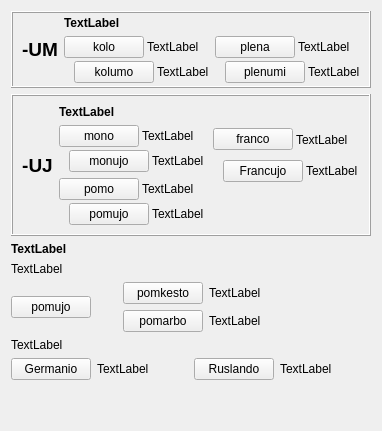
     <widget class="QWidget" name="tab_5">
      <attribute name="icon">
       <iconset resource="ikonoj.qrc">
        <normaloff>:/ikonoj/leciono.png</normaloff>:/ikonoj/leciono.png</iconset>
      </attribute>
      <attribute name="title">
       <string>5</string>
      </attribute>
      <layout class="QVBoxLayout" name="verticalLayout_31">
       <item>
        <widget class="QFrame" name="frame_35">
         <property name="frameShape">
          <enum>QFrame::Box</enum>
         </property>
         <property name="frameShadow">
          <enum>QFrame::Raised</enum>
         </property>
         <layout class="QHBoxLayout" name="horizontalLayout_55">
          <property name="topMargin">
           <number>3</number>
          </property>
          <property name="bottomMargin">
           <number>3</number>
          </property>
          <item>
           <widget class="QLabel" name="label_301">
            <property name="sizePolicy">
             <sizepolicy hsizetype="Maximum" vsizetype="Preferred">
              <horstretch>0</horstretch>
              <verstretch>0</verstretch>
             </sizepolicy>
            </property>
            <property name="styleSheet">
             <string notr="true">font-size: 14pt;
font-weight: bold;</string>
            </property>
            <property name="text">
             <string>-UM</string>
            </property>
            <property name="alignment">
             <set>Qt::AlignCenter</set>
            </property>
            <property name="lingvo" stdset="0">
             <string>eo</string>
            </property>
           </widget>
          </item>
          <item>
           <layout class="QVBoxLayout" name="verticalLayout_408">
            <item>
             <widget class="QLabel" name="Lec09_Label709">
              <property name="sizePolicy">
               <sizepolicy hsizetype="Preferred" vsizetype="Maximum">
                <horstretch>0</horstretch>
                <verstretch>0</verstretch>
               </sizepolicy>
              </property>
              <property name="styleSheet">
               <string notr="true">font-weight: bold;</string>
              </property>
              <property name="text">
               <string>TextLabel</string>
              </property>
              <property name="wordWrap">
               <bool>true</bool>
              </property>
             </widget>
            </item>
            <item>
             <layout class="QHBoxLayout" name="horizontalLayout_660">
              <item>
               <layout class="QVBoxLayout" name="verticalLayout_409">
                <property name="spacing">
                 <number>3</number>
                </property>
                <item>
                 <layout class="QHBoxLayout" name="horizontalLayout_661" stretch="3,1">
                  <item>
                   <widget class="neklakebla" name="Lec09_Button668">
                    <property name="sizePolicy">
                     <sizepolicy hsizetype="Maximum" vsizetype="Fixed">
                      <horstretch>0</horstretch>
                      <verstretch>0</verstretch>
                     </sizepolicy>
                    </property>
                    <property name="text">
                     <string>kolo</string>
                    </property>
                   </widget>
                  </item>
                  <item>
                   <widget class="QLabel" name="Lec09_Label710">
                    <property name="text">
                     <string>TextLabel</string>
                    </property>
                    <property name="wordWrap">
                     <bool>true</bool>
                    </property>
                   </widget>
                  </item>
                 </layout>
                </item>
                <item>
                 <layout class="QHBoxLayout" name="horizontalLayout_662" stretch="0,3,1">
                  <item>
                   <widget class="label_sago_reversa" name="label_412">
                    <property name="sizePolicy">
                     <sizepolicy hsizetype="Maximum" vsizetype="Preferred">
                      <horstretch>0</horstretch>
                      <verstretch>0</verstretch>
                     </sizepolicy>
                    </property>
                    <property name="text">
                     <string/>
                    </property>
                    <property name="pixmap">
                     <pixmap resource="ikonoj.qrc">:/ikonoj/sago_revena.png</pixmap>
                    </property>
                   </widget>
                  </item>
                  <item>
                   <widget class="neklakebla" name="Lec09_Button669">
                    <property name="sizePolicy">
                     <sizepolicy hsizetype="Maximum" vsizetype="Fixed">
                      <horstretch>0</horstretch>
                      <verstretch>0</verstretch>
                     </sizepolicy>
                    </property>
                    <property name="text">
                     <string>kolumo</string>
                    </property>
                   </widget>
                  </item>
                  <item>
                   <widget class="QLabel" name="Lec09_Label711">
                    <property name="text">
                     <string>TextLabel</string>
                    </property>
                    <property name="wordWrap">
                     <bool>true</bool>
                    </property>
                   </widget>
                  </item>
                 </layout>
                </item>
               </layout>
              </item>
              <item>
               <layout class="QVBoxLayout" name="verticalLayout_410">
                <property name="spacing">
                 <number>3</number>
                </property>
                <item>
                 <layout class="QHBoxLayout" name="horizontalLayout_663" stretch="3,1">
                  <item>
                   <widget class="neklakebla" name="Lec09_Button69">
                    <property name="sizePolicy">
                     <sizepolicy hsizetype="Maximum" vsizetype="Fixed">
                      <horstretch>0</horstretch>
                      <verstretch>0</verstretch>
                     </sizepolicy>
                    </property>
                    <property name="text">
                     <string>plena</string>
                    </property>
                   </widget>
                  </item>
                  <item>
                   <widget class="QLabel" name="Lec09_Label70">
                    <property name="text">
                     <string>TextLabel</string>
                    </property>
                    <property name="wordWrap">
                     <bool>true</bool>
                    </property>
                   </widget>
                  </item>
                 </layout>
                </item>
                <item>
                 <layout class="QHBoxLayout" name="horizontalLayout_664" stretch="0,3,1">
                  <item>
                   <widget class="label_sago_reversa" name="label_413">
                    <property name="sizePolicy">
                     <sizepolicy hsizetype="Maximum" vsizetype="Preferred">
                      <horstretch>0</horstretch>
                      <verstretch>0</verstretch>
                     </sizepolicy>
                    </property>
                    <property name="text">
                     <string/>
                    </property>
                    <property name="pixmap">
                     <pixmap resource="ikonoj.qrc">:/ikonoj/sago_revena.png</pixmap>
                    </property>
                   </widget>
                  </item>
                  <item>
                   <widget class="neklakebla" name="Lec09_Button70">
                    <property name="sizePolicy">
                     <sizepolicy hsizetype="Maximum" vsizetype="Fixed">
                      <horstretch>0</horstretch>
                      <verstretch>0</verstretch>
                     </sizepolicy>
                    </property>
                    <property name="text">
                     <string>plenumi</string>
                    </property>
                   </widget>
                  </item>
                  <item>
                   <widget class="QLabel" name="Lec09_Label71">
                    <property name="text">
                     <string>TextLabel</string>
                    </property>
                    <property name="wordWrap">
                     <bool>true</bool>
                    </property>
                   </widget>
                  </item>
                 </layout>
                </item>
               </layout>
              </item>
             </layout>
            </item>
           </layout>
          </item>
         </layout>
        </widget>
       </item>
       <item>
        <widget class="QFrame" name="frame_34">
         <property name="frameShape">
          <enum>QFrame::Box</enum>
         </property>
         <property name="frameShadow">
          <enum>QFrame::Raised</enum>
         </property>
         <layout class="QHBoxLayout" name="horizontalLayout_7">
          <item>
           <widget class="QLabel" name="label_323">
            <property name="sizePolicy">
             <sizepolicy hsizetype="Maximum" vsizetype="Preferred">
              <horstretch>0</horstretch>
              <verstretch>0</verstretch>
             </sizepolicy>
            </property>
            <property name="styleSheet">
             <string notr="true">font-size: 14pt;
font-weight: bold;</string>
            </property>
            <property name="text">
             <string>-UJ</string>
            </property>
            <property name="alignment">
             <set>Qt::AlignCenter</set>
            </property>
            <property name="lingvo" stdset="0">
             <string>eo</string>
            </property>
           </widget>
          </item>
          <item>
           <layout class="QVBoxLayout" name="verticalLayout_397">
            <item>
             <widget class="QLabel" name="Lec09_Label712">
              <property name="sizePolicy">
               <sizepolicy hsizetype="Preferred" vsizetype="Maximum">
                <horstretch>0</horstretch>
                <verstretch>0</verstretch>
               </sizepolicy>
              </property>
              <property name="styleSheet">
               <string notr="true">font-weight: bold;</string>
              </property>
              <property name="text">
               <string>TextLabel</string>
              </property>
              <property name="wordWrap">
               <bool>true</bool>
              </property>
             </widget>
            </item>
            <item>
             <layout class="QHBoxLayout" name="horizontalLayout_549">
              <item>
               <layout class="QVBoxLayout" name="verticalLayout_401">
                <item>
                 <layout class="QVBoxLayout" name="verticalLayout_404">
                  <property name="spacing">
                   <number>3</number>
                  </property>
                  <item>
                   <layout class="QHBoxLayout" name="horizontalLayout_654" stretch="3,1">
                    <item>
                     <widget class="neklakebla" name="Lec09_Button670">
                      <property name="sizePolicy">
                       <sizepolicy hsizetype="Maximum" vsizetype="Fixed">
                        <horstretch>0</horstretch>
                        <verstretch>0</verstretch>
                       </sizepolicy>
                      </property>
                      <property name="text">
                       <string>mono</string>
                      </property>
                     </widget>
                    </item>
                    <item>
                     <widget class="QLabel" name="Lec09_Label713">
                      <property name="text">
                       <string>TextLabel</string>
                      </property>
                      <property name="wordWrap">
                       <bool>true</bool>
                      </property>
                     </widget>
                    </item>
                   </layout>
                  </item>
                  <item>
                   <layout class="QHBoxLayout" name="horizontalLayout_655" stretch="0,3,1">
                    <item>
                     <widget class="label_sago_reversa" name="label_409">
                      <property name="sizePolicy">
                       <sizepolicy hsizetype="Maximum" vsizetype="Preferred">
                        <horstretch>0</horstretch>
                        <verstretch>0</verstretch>
                       </sizepolicy>
                      </property>
                      <property name="text">
                       <string/>
                      </property>
                      <property name="pixmap">
                       <pixmap resource="ikonoj.qrc">:/ikonoj/sago_revena.png</pixmap>
                      </property>
                     </widget>
                    </item>
                    <item>
                     <widget class="neklakebla" name="Lec09_Button671">
                      <property name="sizePolicy">
                       <sizepolicy hsizetype="Maximum" vsizetype="Fixed">
                        <horstretch>0</horstretch>
                        <verstretch>0</verstretch>
                       </sizepolicy>
                      </property>
                      <property name="text">
                       <string>monujo</string>
                      </property>
                     </widget>
                    </item>
                    <item>
                     <widget class="QLabel" name="Lec09_Label714">
                      <property name="text">
                       <string>TextLabel</string>
                      </property>
                      <property name="wordWrap">
                       <bool>true</bool>
                      </property>
                     </widget>
                    </item>
                   </layout>
                  </item>
                 </layout>
                </item>
                <item>
                 <layout class="QVBoxLayout" name="verticalLayout_405">
                  <property name="spacing">
                   <number>3</number>
                  </property>
                  <item>
                   <layout class="QHBoxLayout" name="horizontalLayout_656" stretch="3,1">
                    <item>
                     <widget class="neklakebla" name="Lec09_Button672">
                      <property name="sizePolicy">
                       <sizepolicy hsizetype="Maximum" vsizetype="Fixed">
                        <horstretch>0</horstretch>
                        <verstretch>0</verstretch>
                       </sizepolicy>
                      </property>
                      <property name="text">
                       <string>pomo</string>
                      </property>
                     </widget>
                    </item>
                    <item>
                     <widget class="QLabel" name="Lec09_Label715">
                      <property name="text">
                       <string>TextLabel</string>
                      </property>
                      <property name="wordWrap">
                       <bool>true</bool>
                      </property>
                     </widget>
                    </item>
                   </layout>
                  </item>
                  <item>
                   <layout class="QHBoxLayout" name="horizontalLayout_657" stretch="0,3,1">
                    <item>
                     <widget class="label_sago_reversa" name="label_410">
                      <property name="sizePolicy">
                       <sizepolicy hsizetype="Maximum" vsizetype="Preferred">
                        <horstretch>0</horstretch>
                        <verstretch>0</verstretch>
                       </sizepolicy>
                      </property>
                      <property name="text">
                       <string/>
                      </property>
                      <property name="pixmap">
                       <pixmap resource="ikonoj.qrc">:/ikonoj/sago_revena.png</pixmap>
                      </property>
                     </widget>
                    </item>
                    <item>
                     <widget class="neklakebla" name="Lec09_Button73">
                      <property name="sizePolicy">
                       <sizepolicy hsizetype="Maximum" vsizetype="Fixed">
                        <horstretch>0</horstretch>
                        <verstretch>0</verstretch>
                       </sizepolicy>
                      </property>
                      <property name="text">
                       <string>pomujo</string>
                      </property>
                     </widget>
                    </item>
                    <item>
                     <widget class="QLabel" name="Lec09_Label74">
                      <property name="text">
                       <string>TextLabel</string>
                      </property>
                      <property name="wordWrap">
                       <bool>true</bool>
                      </property>
                     </widget>
                    </item>
                   </layout>
                  </item>
                 </layout>
                </item>
               </layout>
              </item>
              <item>
               <layout class="QVBoxLayout" name="verticalLayout_406">
                <item>
                 <layout class="QVBoxLayout" name="verticalLayout_407">
                  <property name="spacing">
                   <number>3</number>
                  </property>
                  <item>
                   <layout class="QHBoxLayout" name="horizontalLayout_658" stretch="3,1">
                    <item>
                     <widget class="neklakebla" name="Lec09_Button71">
                      <property name="sizePolicy">
                       <sizepolicy hsizetype="Maximum" vsizetype="Fixed">
                        <horstretch>0</horstretch>
                        <verstretch>0</verstretch>
                       </sizepolicy>
                      </property>
                      <property name="text">
                       <string>franco</string>
                      </property>
                     </widget>
                    </item>
                    <item>
                     <widget class="QLabel" name="Lec09_Label72">
                      <property name="text">
                       <string>TextLabel</string>
                      </property>
                      <property name="wordWrap">
                       <bool>true</bool>
                      </property>
                     </widget>
                    </item>
                   </layout>
                  </item>
                  <item>
                   <layout class="QHBoxLayout" name="horizontalLayout_659" stretch="0,3,1">
                    <item>
                     <widget class="label_sago_reversa" name="label_411">
                      <property name="sizePolicy">
                       <sizepolicy hsizetype="Maximum" vsizetype="Preferred">
                        <horstretch>0</horstretch>
                        <verstretch>0</verstretch>
                       </sizepolicy>
                      </property>
                      <property name="text">
                       <string/>
                      </property>
                      <property name="pixmap">
                       <pixmap resource="ikonoj.qrc">:/ikonoj/sago_revena.png</pixmap>
                      </property>
                     </widget>
                    </item>
                    <item>
                     <widget class="neklakebla" name="Lec09_Button72">
                      <property name="sizePolicy">
                       <sizepolicy hsizetype="Maximum" vsizetype="Fixed">
                        <horstretch>0</horstretch>
                        <verstretch>0</verstretch>
                       </sizepolicy>
                      </property>
                      <property name="text">
                       <string>Francujo</string>
                      </property>
                     </widget>
                    </item>
                    <item>
                     <widget class="QLabel" name="Lec09_Label73">
                      <property name="text">
                       <string>TextLabel</string>
                      </property>
                      <property name="wordWrap">
                       <bool>true</bool>
                      </property>
                     </widget>
                    </item>
                   </layout>
                  </item>
                 </layout>
                </item>
                <item>
                 <spacer name="verticalSpacer_13">
                  <property name="orientation">
                   <enum>Qt::Vertical</enum>
                  </property>
                  <property name="sizeType">
                   <enum>QSizePolicy::Maximum</enum>
                  </property>
                  <property name="sizeHint" stdset="0">
                   <size>
                    <width>20</width>
                    <height>40</height>
                   </size>
                  </property>
                 </spacer>
                </item>
               </layout>
              </item>
             </layout>
            </item>
           </layout>
          </item>
         </layout>
        </widget>
       </item>
       <item>
        <layout class="QVBoxLayout" name="verticalLayout_7">
         <item>
          <widget class="QLabel" name="Lec09_Label75">
           <property name="styleSheet">
            <string notr="true">font-weight: bold;</string>
           </property>
           <property name="text">
            <string>TextLabel</string>
           </property>
          </widget>
         </item>
         <item>
          <widget class="QLabel" name="Lec09_Label716">
           <property name="text">
            <string>TextLabel</string>
           </property>
           <property name="wordWrap">
            <bool>true</bool>
           </property>
          </widget>
         </item>
         <item>
          <layout class="QHBoxLayout" name="horizontalLayout_6">
           <item>
            <widget class="neklakebla" name="Lec09_Button673">
             <property name="sizePolicy">
              <sizepolicy hsizetype="Maximum" vsizetype="Fixed">
               <horstretch>0</horstretch>
               <verstretch>0</verstretch>
              </sizepolicy>
             </property>
             <property name="text">
              <string>pomujo</string>
             </property>
            </widget>
           </item>
           <item>
            <widget class="label_sago" name="label_8">
             <property name="sizePolicy">
              <sizepolicy hsizetype="Maximum" vsizetype="Preferred">
               <horstretch>0</horstretch>
               <verstretch>0</verstretch>
              </sizepolicy>
             </property>
             <property name="text">
              <string/>
             </property>
             <property name="pixmap">
              <pixmap resource="ikonoj.qrc">:/ikonoj/sago_antauen.png</pixmap>
             </property>
            </widget>
           </item>
           <item>
            <layout class="QVBoxLayout" name="verticalLayout">
             <item>
              <layout class="QHBoxLayout" name="horizontalLayout_2" stretch="0,3,1">
               <item>
                <widget class="label_sago" name="label_9">
                 <property name="sizePolicy">
                  <sizepolicy hsizetype="Maximum" vsizetype="Preferred">
                   <horstretch>0</horstretch>
                   <verstretch>0</verstretch>
                  </sizepolicy>
                 </property>
                 <property name="text">
                  <string/>
                 </property>
                 <property name="pixmap">
                  <pixmap resource="ikonoj.qrc">:/ikonoj/sago_antauen.png</pixmap>
                 </property>
                </widget>
               </item>
               <item>
                <widget class="neklakebla" name="Lec09_Button674">
                 <property name="sizePolicy">
                  <sizepolicy hsizetype="Maximum" vsizetype="Fixed">
                   <horstretch>0</horstretch>
                   <verstretch>0</verstretch>
                  </sizepolicy>
                 </property>
                 <property name="text">
                  <string>pomkesto</string>
                 </property>
                </widget>
               </item>
               <item>
                <widget class="QLabel" name="Lec09_Label78">
                 <property name="text">
                  <string>TextLabel</string>
                 </property>
                 <property name="wordWrap">
                  <bool>true</bool>
                 </property>
                </widget>
               </item>
              </layout>
             </item>
             <item>
              <layout class="QHBoxLayout" name="horizontalLayout_3" stretch="0,3,1">
               <item>
                <widget class="label_sago" name="label_10">
                 <property name="sizePolicy">
                  <sizepolicy hsizetype="Maximum" vsizetype="Preferred">
                   <horstretch>0</horstretch>
                   <verstretch>0</verstretch>
                  </sizepolicy>
                 </property>
                 <property name="text">
                  <string/>
                 </property>
                 <property name="pixmap">
                  <pixmap resource="ikonoj.qrc">:/ikonoj/sago_antauen.png</pixmap>
                 </property>
                </widget>
               </item>
               <item>
                <widget class="neklakebla" name="Lec09_Button74">
                 <property name="sizePolicy">
                  <sizepolicy hsizetype="Maximum" vsizetype="Fixed">
                   <horstretch>0</horstretch>
                   <verstretch>0</verstretch>
                  </sizepolicy>
                 </property>
                 <property name="text">
                  <string>pomarbo</string>
                 </property>
                </widget>
               </item>
               <item>
                <widget class="QLabel" name="Lec09_Label79">
                 <property name="text">
                  <string>TextLabel</string>
                 </property>
                 <property name="wordWrap">
                  <bool>true</bool>
                 </property>
                </widget>
               </item>
              </layout>
             </item>
            </layout>
           </item>
          </layout>
         </item>
         <item>
          <widget class="QLabel" name="Lec09_Label717">
           <property name="text">
            <string>TextLabel</string>
           </property>
           <property name="wordWrap">
            <bool>true</bool>
           </property>
          </widget>
         </item>
         <item>
          <layout class="QHBoxLayout" name="horizontalLayout_9">
           <item>
            <layout class="QHBoxLayout" name="horizontalLayout_4" stretch="3,1">
             <item>
              <widget class="neklakebla" name="Lec09_Button675">
               <property name="sizePolicy">
                <sizepolicy hsizetype="Maximum" vsizetype="Fixed">
                 <horstretch>0</horstretch>
                 <verstretch>0</verstretch>
                </sizepolicy>
               </property>
               <property name="text">
                <string>Germanio</string>
               </property>
              </widget>
             </item>
             <item>
              <widget class="QLabel" name="Lec09_Label76">
               <property name="text">
                <string>TextLabel</string>
               </property>
               <property name="wordWrap">
                <bool>true</bool>
               </property>
              </widget>
             </item>
            </layout>
           </item>
           <item>
            <layout class="QHBoxLayout" name="horizontalLayout_5" stretch="3,1">
             <item>
              <widget class="neklakebla" name="Lec09_Button676">
               <property name="sizePolicy">
                <sizepolicy hsizetype="Maximum" vsizetype="Fixed">
                 <horstretch>0</horstretch>
                 <verstretch>0</verstretch>
                </sizepolicy>
               </property>
               <property name="text">
                <string>Ruslando</string>
               </property>
              </widget>
             </item>
             <item>
              <widget class="QLabel" name="Lec09_Label77">
               <property name="text">
                <string>TextLabel</string>
               </property>
               <property name="wordWrap">
                <bool>true</bool>
               </property>
              </widget>
             </item>
            </layout>
           </item>
          </layout>
         </item>
        </layout>
       </item>
       <item>
        <spacer name="verticalSpacer_24">
         <property name="orientation">
          <enum>Qt::Vertical</enum>
         </property>
         <property name="sizeHint" stdset="0">
          <size>
           <width>20</width>
           <height>40</height>
          </size>
         </property>
        </spacer>
       </item>
      </layout>
     </widget>
